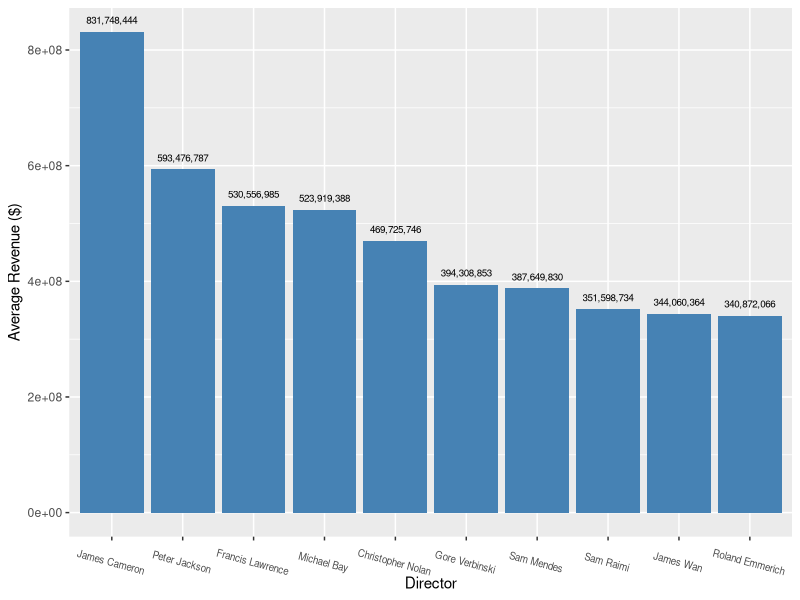
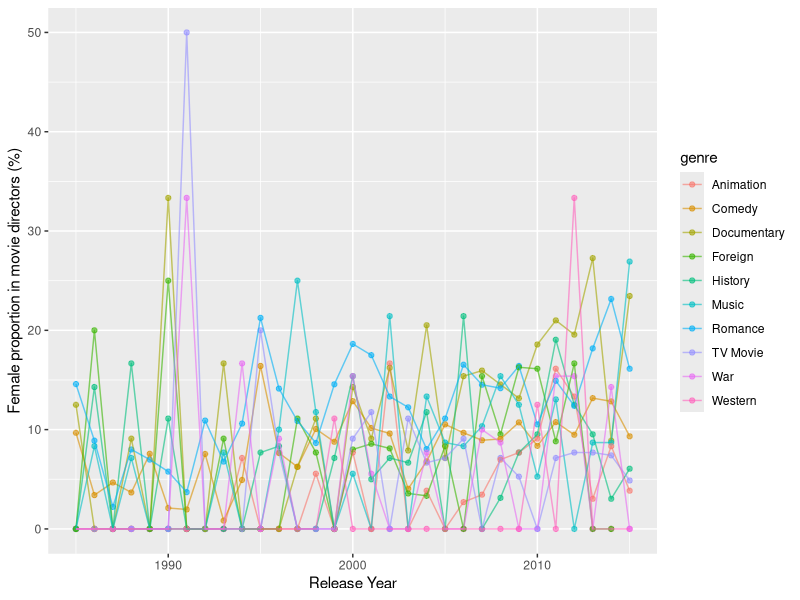
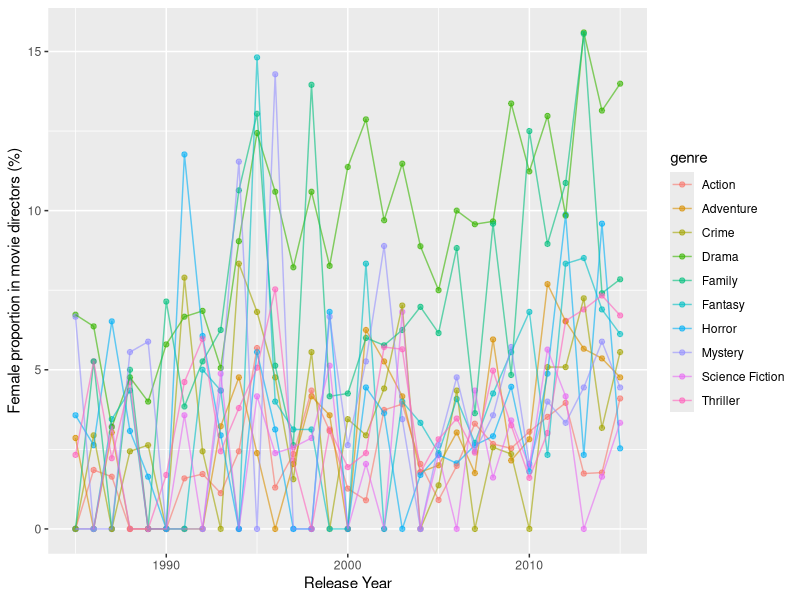

Here is the R script that generated these plots, in order:
## ---- chunk 1
knitr::opts_chunk$set(echo = FALSE, message=FALSE, warning = FALSE, fig.align='center')
## ---- chunk 2
## Figure 1
library(ggplot2)
task1 = read.table("task1.txt", sep=",", header = FALSE, col.names = c("director","revenue"), nrows = 10)
ggplot(task1, aes(x=reorder(director,-revenue),y=revenue))+
  geom_bar(stat="identity",fill="steelblue")+
  geom_text(aes(label=format(task1$revenue, big.mark = ',', small.mark = ',')), vjust=-1., color="black", size=2.5)+
  theme(axis.text.x=element_text(size=7,angle=-15))+
  xlab("Director") + ylab("Average Revenue ($)")
## ---- chunk 3
## Table 1
task2 = read.table("task2.txt", sep=",", header = FALSE, col.names = c("director","rating"), nrows=10)
cap="The top 10 average movie ratings of directors."
knitr::kable(task2,align='l',digits=3,col.names=c('Director','Average Rating'),caption = cap)
## ---- chunk 4
## Figure 2
task3 = read.table("task3.txt", sep=",", header = FALSE, col.names = c('genre','year','female_proportion'))
task31 = task3[task3$genre %in% c('TV Movie', 'Documentary', 'War', 'Western', 'Music', 'Foreign', 
                                  'Romance', 'History', 'Animation', 'Comedy'),]
task32 = task3[task3$genre %in% c('Drama', 'Family', 'Fantasy', 'Mystery', 'Horror', 'Crime',
                                  'Adventure', 'Thriller','Science Fiction', 'Action'),]
g1=ggplot(task31, aes(x=year,y=female_proportion, color=genre))+
  geom_point(alpha=0.6)+
  geom_line(alpha=0.6)+
  labs(x='Release Year',y='Female proportion in movie directors (%)')
g2=ggplot(task32, aes(x=year,y=female_proportion, color=genre))+
  geom_point(alpha=0.6)+
  geom_line(alpha=0.6)+
  labs(x='Release Year',y='Female proportion in movie directors (%)')
g1
## ---- chunk 5
# Figure 3
g2
